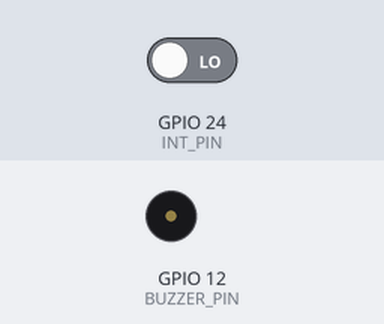
The sketch below on a simulated ESP32. Shown: buzzer (waves = sounding). The test bench sets the inputs (shaded band); at power-on: GPIO 24 (INT_PIN) LOW.

Above: at 1.2 s.
1.3 s: GPIO 24 (INT_PIN) driven HIGH
At 2.5 s:
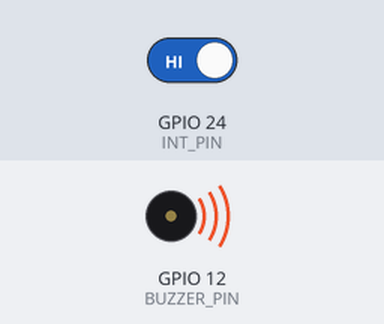
Timing chart, 0 to 12.8 s (numbered marks = the images above; inputs shaded):
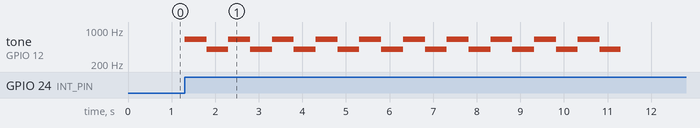

The sketch:

diy4-2.ino
```cpp
#define BITS 10   // PWM輸出的解析度
#define ALARM_PERIOD 10*1000  // 警報持續時間（毫秒數）
#define BUZZER_PIN 12  // 蜂鳴器接腳
#define INT_PIN 24     // 中斷腳（接PIR或微波感測器的輸出）

// 警報聲相關
int interval = 500;
int tones[2] = {650, 400};
byte toneSize = sizeof(tones) / sizeof(int);
unsigned long prevTime = 0;

unsigned long alarmTime = 0;  // 發出警報的時間
volatile byte alarming = false;  // 是否觸發警報
bool issued = false;          // 是否已發出警報

void alarmSound() {
  static int i = 0;

  if (millis() - prevTime > interval) {
    prevTime = millis();  // 儲存前次時間

    ledcWriteTone(0, tones[i]);  // 通道0的頻率設成659Hz
    if (++i % toneSize == 0) {
      i = 0;
    }
  }
}

void IRAM_ATTR ISR() {  // 中斷服務常式
  alarming = true;
}

void setup() {
#if ESP_ARDUINO_VERSION >= ESP_ARDUINO_VERSION_VAL(3, 0, 0)
  ledcAttachChannel(BUZZER_PIN, 2000, BITS, 0);  // 接腳, 頻率, 解析度, 通道
#else
  ledcSetup(0, 2000, BITS);   // PWM預設為20KHz，10位元解析度。
  ledcAttachPin(BUZZER_PIN, 0);
#endif
  pinMode(INT_PIN, INPUT);     // 接PIR或微波感測模組的訊號輸出
  attachInterrupt(INT_PIN, ISR, RISING);
}

void loop() {
  if (alarming) {    // 若中斷發生，觸發警報了…
    if (!issued) {
      issued = true;
      alarmTime = millis();  // 紀錄目前時間
    }

    alarmSound();

    if (millis() - alarmTime > ALARM_PERIOD) {
      alarming = false;   // 解除警報
      issued = false;
      ledcWriteTone(0, 0);
    }
  }
}
```

Measured:
- after the input at 1.3 s, tone on GPIO 12 (BUZZER_PIN): silent → 650 Hz at once, then repeats every 1.0 s: 400 Hz 0.50 s, 650 Hz 0.50 s
